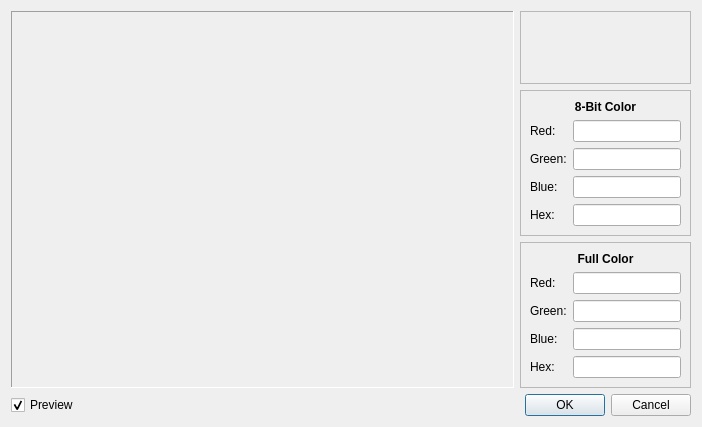
<?xml version="1.0" encoding="UTF-8"?>
<ui version="4.0">
 <class>color_picker_dialog</class>
 <widget class="QDialog" name="color_picker_dialog">
  <property name="geometry">
   <rect>
    <x>0</x>
    <y>0</y>
    <width>702</width>
    <height>427</height>
   </rect>
  </property>
  <property name="windowTitle">
   <string>Color Picker</string>
  </property>
  <property name="modal">
   <bool>true</bool>
  </property>
  <layout class="QVBoxLayout" name="verticalLayout">
   <item>
    <layout class="QHBoxLayout" name="main_layout">
     <item>
      <widget class="QFrame" name="color_swatches_frame">
       <property name="sizePolicy">
        <sizepolicy hsizetype="MinimumExpanding" vsizetype="Preferred">
         <horstretch>0</horstretch>
         <verstretch>0</verstretch>
        </sizepolicy>
       </property>
       <property name="minimumSize">
        <size>
         <width>500</width>
         <height>0</height>
        </size>
       </property>
       <property name="frameShape">
        <enum>QFrame::Panel</enum>
       </property>
       <property name="frameShadow">
        <enum>QFrame::Sunken</enum>
       </property>
       <layout class="QHBoxLayout" name="horizontalLayout">
        <property name="spacing">
         <number>0</number>
        </property>
        <property name="leftMargin">
         <number>0</number>
        </property>
        <property name="topMargin">
         <number>0</number>
        </property>
        <property name="rightMargin">
         <number>0</number>
        </property>
        <property name="bottomMargin">
         <number>0</number>
        </property>
        <item>
         <widget class="EightBitColorGrid" name="color_swatches_grid" native="true">
          <property name="sizePolicy">
           <sizepolicy hsizetype="MinimumExpanding" vsizetype="Preferred">
            <horstretch>0</horstretch>
            <verstretch>0</verstretch>
           </sizepolicy>
          </property>
         </widget>
        </item>
       </layout>
      </widget>
     </item>
     <item>
      <layout class="QVBoxLayout" name="values_layout">
       <item>
        <widget class="QFrame" name="color_preview_frame">
         <property name="frameShape">
          <enum>QFrame::StyledPanel</enum>
         </property>
         <property name="frameShadow">
          <enum>QFrame::Sunken</enum>
         </property>
         <layout class="QHBoxLayout" name="horizontalLayout_2">
          <property name="spacing">
           <number>0</number>
          </property>
          <property name="leftMargin">
           <number>0</number>
          </property>
          <property name="topMargin">
           <number>0</number>
          </property>
          <property name="rightMargin">
           <number>0</number>
          </property>
          <property name="bottomMargin">
           <number>0</number>
          </property>
          <item>
           <widget class="QWidget" name="color_preview" native="true">
            <property name="autoFillBackground">
             <bool>true</bool>
            </property>
           </widget>
          </item>
         </layout>
        </widget>
       </item>
       <item>
        <widget class="QFrame" name="e_bit_val_frame">
         <property name="sizePolicy">
          <sizepolicy hsizetype="Fixed" vsizetype="Preferred">
           <horstretch>0</horstretch>
           <verstretch>0</verstretch>
          </sizepolicy>
         </property>
         <property name="frameShape">
          <enum>QFrame::StyledPanel</enum>
         </property>
         <property name="frameShadow">
          <enum>QFrame::Plain</enum>
         </property>
         <layout class="QVBoxLayout" name="verticalLayout_4">
          <item>
           <widget class="QLabel" name="e_bit_color_header">
            <property name="font">
             <font>
              <weight>75</weight>
              <bold>true</bold>
             </font>
            </property>
            <property name="text">
             <string>8-Bit Color</string>
            </property>
            <property name="textFormat">
             <enum>Qt::PlainText</enum>
            </property>
            <property name="alignment">
             <set>Qt::AlignCenter</set>
            </property>
           </widget>
          </item>
          <item>
           <layout class="QFormLayout" name="e_bit_val_layout">
            <item row="0" column="1">
             <widget class="QLineEdit" name="e_bit_red_value"/>
            </item>
            <item row="0" column="0">
             <widget class="QLabel" name="e_bit_red_label">
              <property name="text">
               <string>Red:</string>
              </property>
             </widget>
            </item>
            <item row="1" column="0">
             <widget class="QLabel" name="e_bit_green_label">
              <property name="text">
               <string>Green:</string>
              </property>
             </widget>
            </item>
            <item row="1" column="1">
             <widget class="QLineEdit" name="e_bit_green_value"/>
            </item>
            <item row="2" column="0">
             <widget class="QLabel" name="e_bit_blue_label">
              <property name="text">
               <string>Blue:</string>
              </property>
             </widget>
            </item>
            <item row="2" column="1">
             <widget class="QLineEdit" name="e_bit_blue_value"/>
            </item>
            <item row="3" column="0">
             <widget class="QLabel" name="e_bit_hex_label">
              <property name="text">
               <string>Hex:</string>
              </property>
             </widget>
            </item>
            <item row="3" column="1">
             <widget class="QLineEdit" name="e_bit_hex_value"/>
            </item>
           </layout>
          </item>
         </layout>
        </widget>
       </item>
       <item>
        <widget class="QFrame" name="f_color_val_frame">
         <property name="sizePolicy">
          <sizepolicy hsizetype="Fixed" vsizetype="Preferred">
           <horstretch>0</horstretch>
           <verstretch>0</verstretch>
          </sizepolicy>
         </property>
         <property name="frameShape">
          <enum>QFrame::StyledPanel</enum>
         </property>
         <property name="frameShadow">
          <enum>QFrame::Plain</enum>
         </property>
         <layout class="QVBoxLayout" name="verticalLayout_5">
          <item>
           <widget class="QLabel" name="f_bit_color_header">
            <property name="font">
             <font>
              <weight>75</weight>
              <bold>true</bold>
             </font>
            </property>
            <property name="text">
             <string>Full Color</string>
            </property>
            <property name="alignment">
             <set>Qt::AlignCenter</set>
            </property>
           </widget>
          </item>
          <item>
           <layout class="QFormLayout" name="f_color_val_layout">
            <item row="0" column="0">
             <widget class="QLabel" name="f_color_red_label">
              <property name="text">
               <string>Red:</string>
              </property>
             </widget>
            </item>
            <item row="0" column="1">
             <widget class="QLineEdit" name="f_color_red_value"/>
            </item>
            <item row="1" column="0">
             <widget class="QLabel" name="f_color_green_label">
              <property name="text">
               <string>Green:</string>
              </property>
             </widget>
            </item>
            <item row="1" column="1">
             <widget class="QLineEdit" name="f_color_green_value"/>
            </item>
            <item row="2" column="0">
             <widget class="QLabel" name="f_color_blue_label">
              <property name="text">
               <string>Blue:</string>
              </property>
             </widget>
            </item>
            <item row="2" column="1">
             <widget class="QLineEdit" name="f_color_blue_value"/>
            </item>
            <item row="3" column="0">
             <widget class="QLabel" name="f_color_hex_label">
              <property name="text">
               <string>Hex:</string>
              </property>
             </widget>
            </item>
            <item row="3" column="1">
             <widget class="QLineEdit" name="f_color_hex_value"/>
            </item>
           </layout>
          </item>
         </layout>
        </widget>
       </item>
      </layout>
     </item>
    </layout>
   </item>
   <item>
    <layout class="QHBoxLayout" name="horizontalLayout_3">
     <item>
      <widget class="QCheckBox" name="preview_checkbox">
       <property name="text">
        <string>Preview</string>
       </property>
       <property name="checked">
        <bool>true</bool>
       </property>
      </widget>
     </item>
     <item>
      <widget class="QDialogButtonBox" name="buttons">
       <property name="orientation">
        <enum>Qt::Horizontal</enum>
       </property>
       <property name="standardButtons">
        <set>QDialogButtonBox::Cancel|QDialogButtonBox::Ok</set>
       </property>
      </widget>
     </item>
    </layout>
   </item>
  </layout>
 </widget>
 <customwidgets>
  <customwidget>
   <class>EightBitColorGrid</class>
   <extends>QWidget</extends>
   <header>eight_bit_color_grid</header>
   <container>1</container>
  </customwidget>
 </customwidgets>
 <resources/>
 <connections>
  <connection>
   <sender>buttons</sender>
   <signal>accepted()</signal>
   <receiver>color_picker_dialog</receiver>
   <slot>accept()</slot>
   <hints>
    <hint type="sourcelabel">
     <x>248</x>
     <y>254</y>
    </hint>
    <hint type="destinationlabel">
     <x>157</x>
     <y>274</y>
    </hint>
   </hints>
  </connection>
  <connection>
   <sender>buttons</sender>
   <signal>rejected()</signal>
   <receiver>color_picker_dialog</receiver>
   <slot>reject()</slot>
   <hints>
    <hint type="sourcelabel">
     <x>316</x>
     <y>260</y>
    </hint>
    <hint type="destinationlabel">
     <x>286</x>
     <y>274</y>
    </hint>
   </hints>
  </connection>
 </connections>
</ui>
